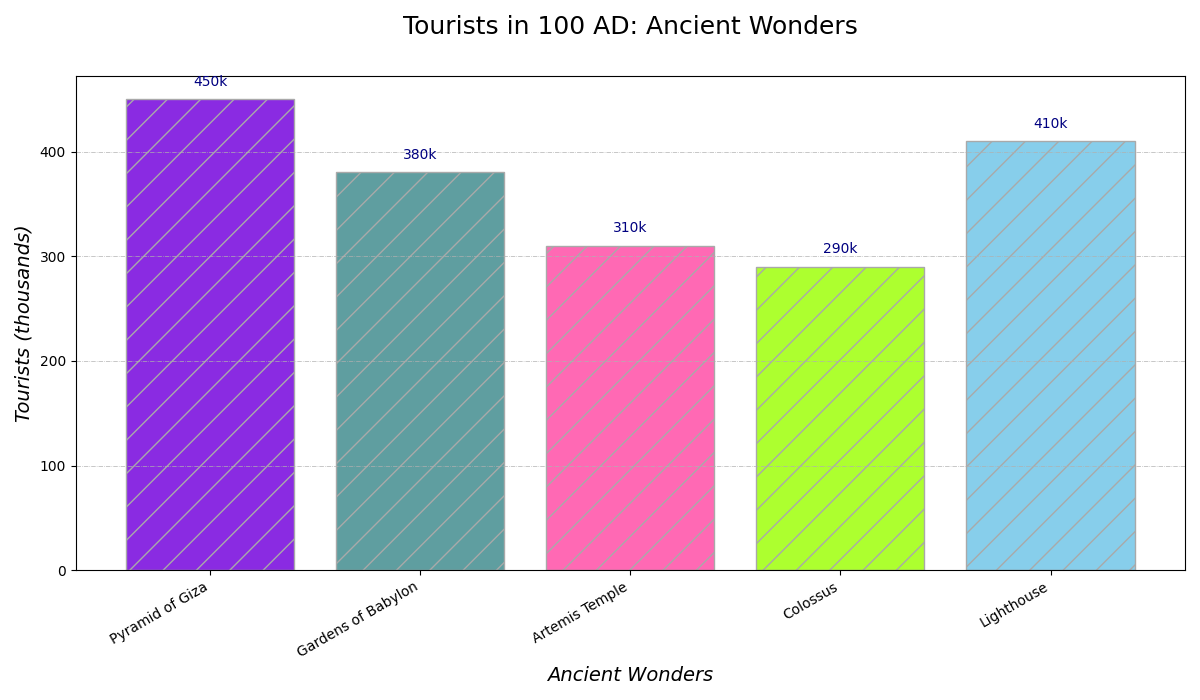

Here is the Python script that generated this plot:
import matplotlib.pyplot as plt
import numpy as np

wonders = [
    "Pyramid of Giza", "Gardens of Babylon",
    "Artemis Temple", "Colossus", "Lighthouse"
]

tourists = np.array([450, 380, 310, 290, 410])

colors = ['#8A2BE2', '#5F9EA0', '#FF69B4', '#ADFF2F', '#87CEEB']

fig, ax = plt.subplots(figsize=(12, 7))

bars = ax.bar(wonders, tourists, color=colors, edgecolor='darkgrey', hatch='/')

for bar in bars:
    yval = bar.get_height()
    ax.text(bar.get_x() + bar.get_width() / 2, yval + 10, f'{yval}k', ha='center', va='bottom', fontsize=10, color='navy')

ax.set_title('Tourists in 100 AD: Ancient Wonders', fontsize=18, pad=30)
ax.set_xlabel('Ancient Wonders', fontsize=14, style='italic')
ax.set_ylabel('Tourists (thousands)', fontsize=14, style='italic')

plt.xticks(rotation=30, ha='right')

ax.yaxis.grid(True, linestyle='-.', linewidth=0.5)

plt.tight_layout()

plt.show()
